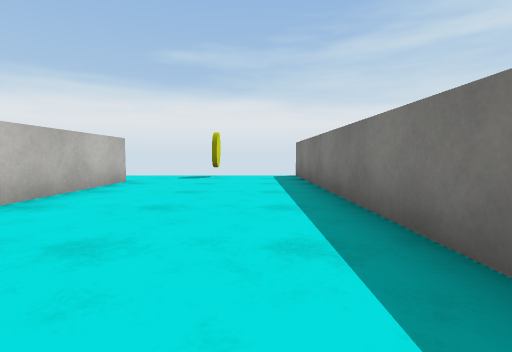
View 1 (above)

14 first-person views from a walk through a scene from a Unity 3-D project. The camera is 0.58 m above the floor, tilts 4° down and sees 85° across. The floor is counted in squares, 1 m on a side. Each view is taken from the middle of a square. On the plan, view 1 faces up. The plan holds only what a view shows up to about 9 squares ahead; the rest is blank. The player is left out. Surface patterns are stand-ins for the level's own textures.

View 2
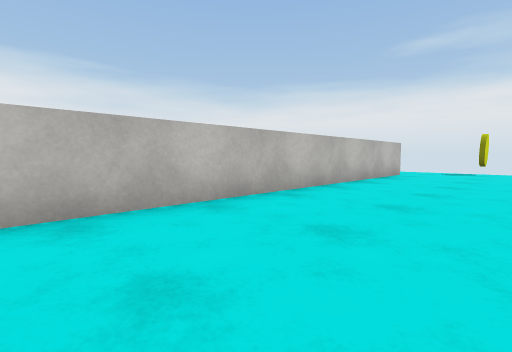

View 3
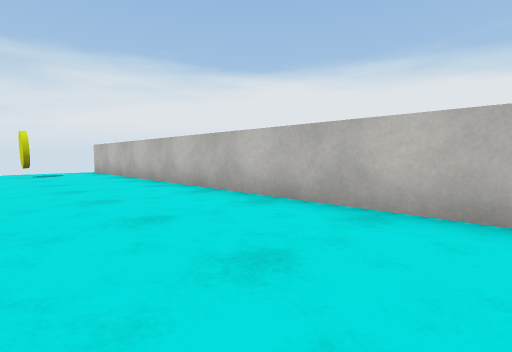

View 4
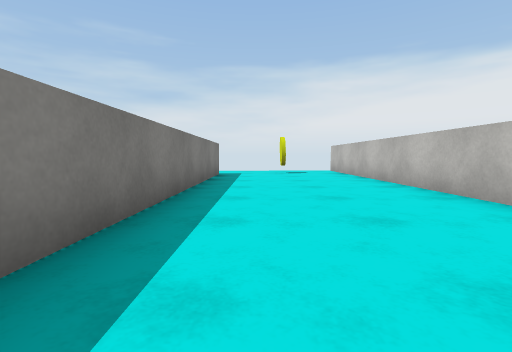

View 5
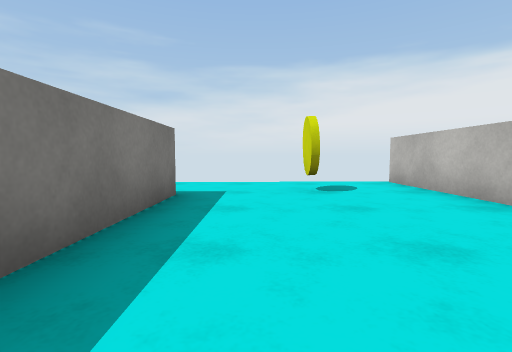

View 6
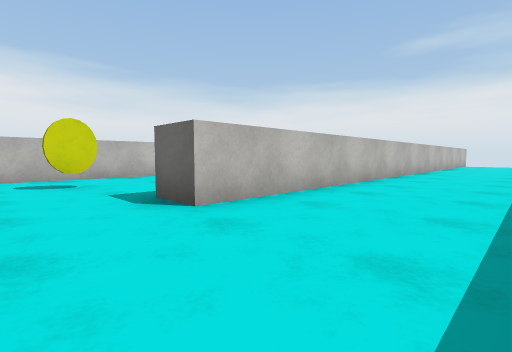

View 7
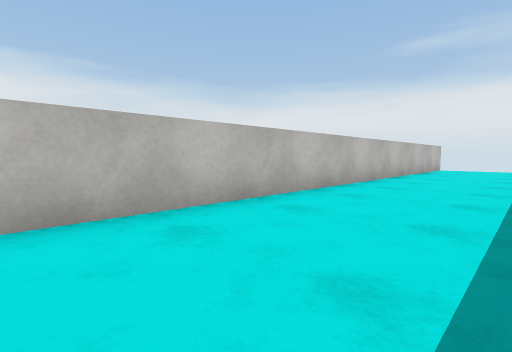

View 8
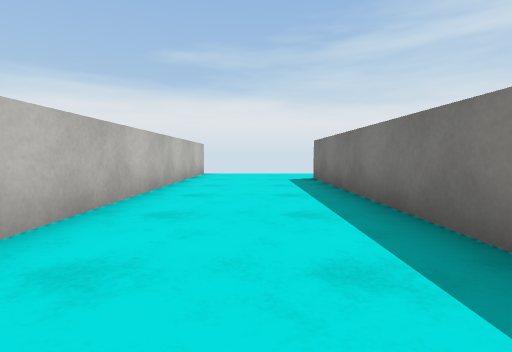

View 9
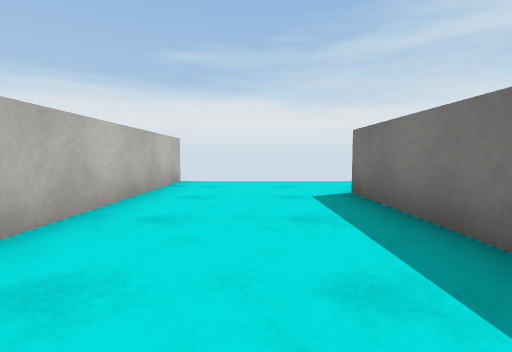

View 10
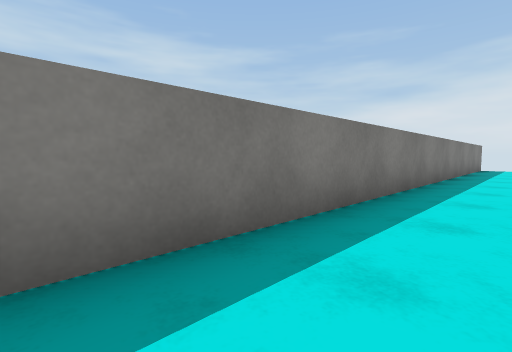

View 11
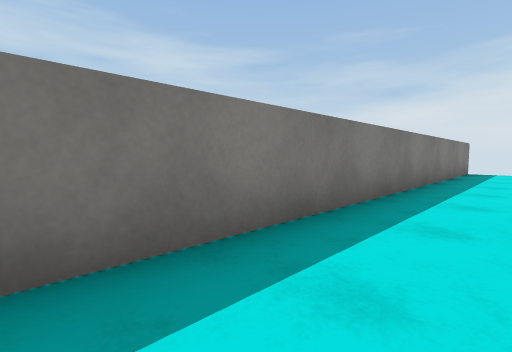

View 12
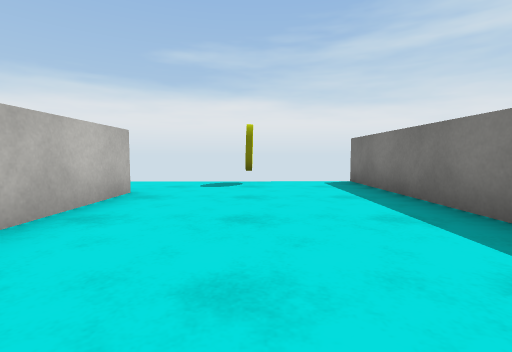

View 13
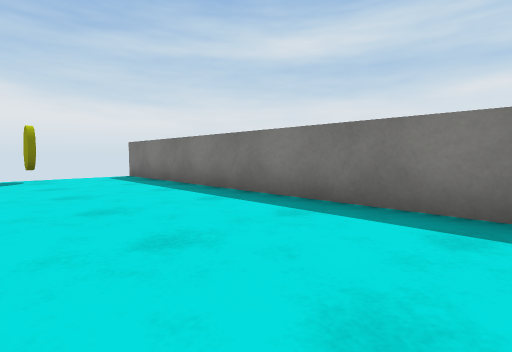

View 14
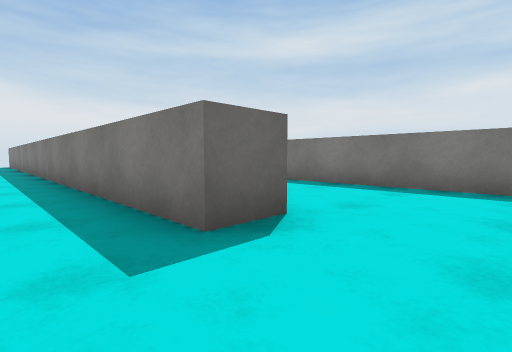

### Floor plan
Points are (right, up) in squares from view 1. A wall is a line through its corners. A room is listed if a view was taken in it or the views show most of it. See-through windows are left out.
Room 1 (views 1, 2, 3, 4, 5, 12, 13, 14)
walls: (2.2, -9.2) (1.2, -9.2) (1.2, 8.6); (-3, 6.5) (-3, -11.4)
ways out: opening at (1.5, -10.5) to room 2; opening at (-3.5, 7.5)
objects: yellow coin (-1, -10); yellow coin (-1, 8)
Room 2 (views 6, 7, 8, 9, 10, 11)
walls: (2.2, 8.6) (2.2, -9.2); (5.5, -11.2) (5.5, 6.5)
ways out: opening at (1.5, -10.5) to room 1; opening at (6, 7.5)

Positions as (right, up) in squares from view 1, and headings:
1: (0, 0), facing up
2: (0, -3), facing up-left
3: (0, 0), facing down-left
4: (0, 0), facing down
5: (0, -5), facing down
6: (5, -11), facing up-left
7: (5, -5), facing up-left
8: (4, -1), facing up
9: (4, 2), facing up
10: (4, 3), facing down-right
11: (4, 0), facing down-right
12: (-1, 2), facing up
13: (-2, 0), facing up-right
14: (0, -11), facing up-right
